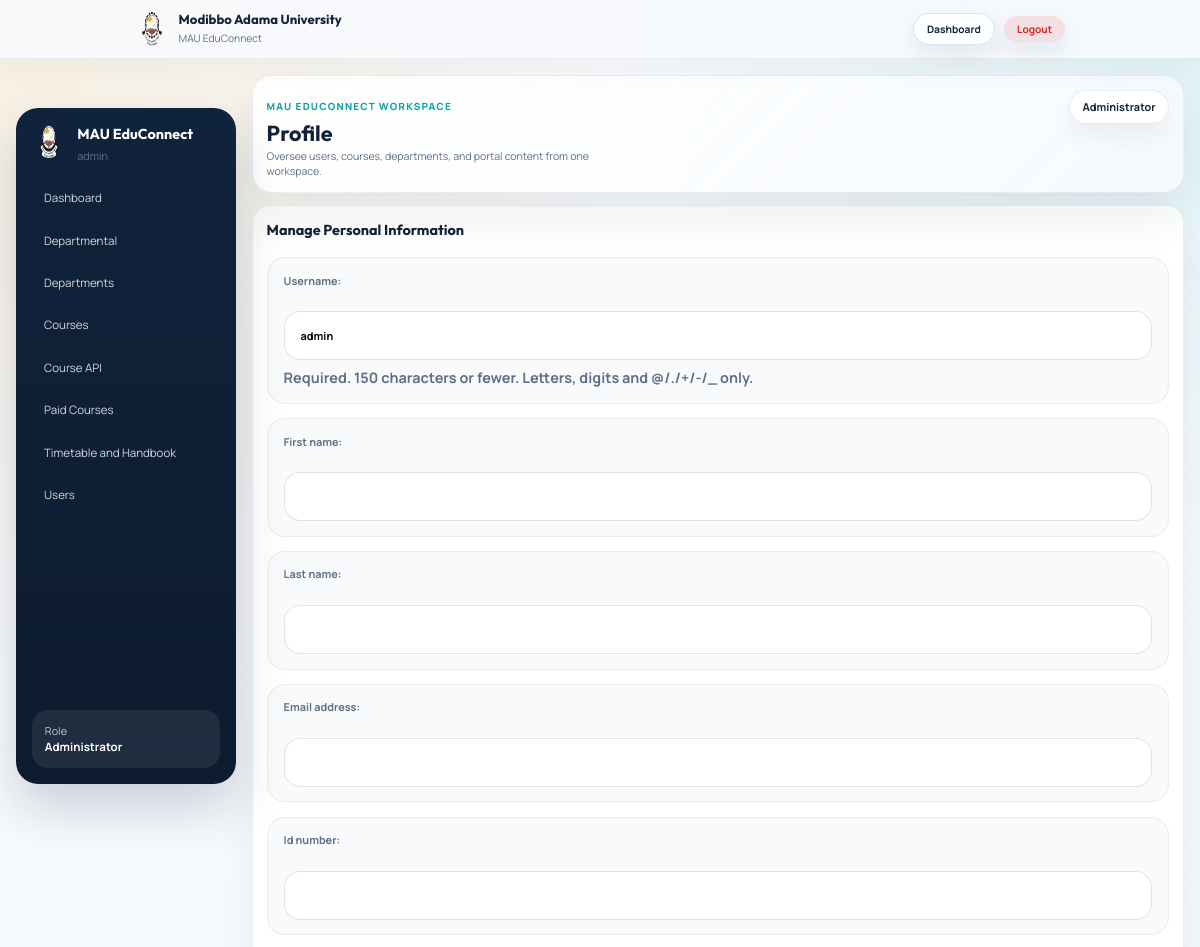
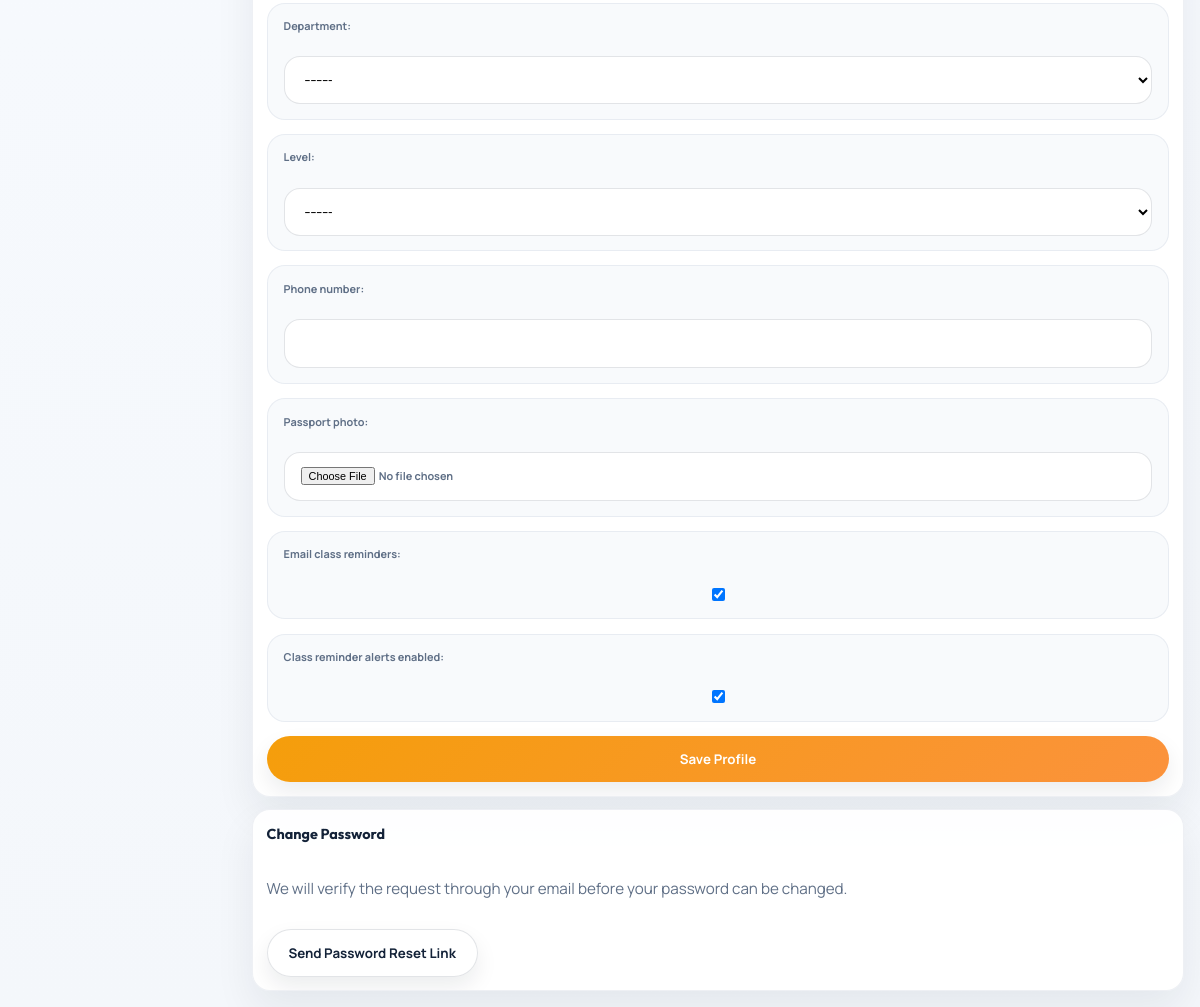
The app's page /profile/ (signed in) with its own data (2 pictures, top to bottom).
### portal/models.py (models this page shows, shortened)
class User(AbstractUser):
    class Role(models.TextChoices):
        ADMIN = "admin", "Admin"
        STUDENT = "student", "Student"
        LECTURER = "lecturer", "Lecturer"
    role = models.CharField(max_length=20, choices=Role.choices, default=Role.STUDENT)
    department = models.ForeignKey(
        Department,
        null=True,
        blank=True,
        on_delete=models.SET_NULL,
        related_name="users",
    )
    level = models.CharField(max_length=20, choices=LEVEL_CHOICES, blank=True)
    id_number = models.CharField(max_length=30, unique=True, null=True, blank=True)
    phone_number = models.CharField(max_length=30, blank=True)
    passport_photo = models.FileField(
        upload_to="passports/%Y/%m/",
        blank=True,
        validators=[FileExtensionValidator(allowed_extensions=["jpg", "jpeg", "png"])],
    )
    is_approved = models.BooleanField(default=True)
    email_class_reminders = models.BooleanField(default=True)
    browser_alerts_enabled = models.BooleanField(default=False)
    class_reminder_alerts_enabled = models.BooleanField(default=False)
    class Meta:
        ordering = ["username"]
    @property
    def full_name(self):
        return self.get_full_name() or self.username

### portal/views.py (the view)
# urls.py: path("profile/", views.profile, name="profile"),
@role_required(User.Role.STUDENT, User.Role.LECTURER)
def profile(request):
    form_class = LecturerProfileForm if request.user.role == User.Role.LECTURER else StudentProfileForm
    form = form_class(instance=request.user)
    if request.method == "POST":
        form = form_class(request.POST, request.FILES, instance=request.user)
        if form.is_valid():
            form.save()
            messages.success(request, "Your profile information has been updated.")
            return redirect("portal:profile")
    return render(
        request,
        "portal/profile.html",
        dashboard_context(
            request,
            "Profile",
            form=form,
            browser_alerts_enabled=request.user.browser_alerts_enabled,
        ),
    )

### portal/forms.py
class StudentProfileForm(BaseProfileForm):
    class Meta(BaseProfileForm.Meta):
        fields = BaseProfileForm.Meta.fields

### portal/views.py (called while the page is built)
def role_required(*roles):
    def decorator(view_func):
        @wraps(view_func)
        def _wrapped(request, *args, **kwargs):
            if not request.user.is_authenticated:
                return redirect("portal:home")
            if request.user.role == User.Role.LECTURER and not request.user.is_approved:
                logout(request)
                messages.warning(request, "Your lecturer account is awaiting admin approval.")
                return redirect("portal:home")
            if request.user.is_superuser or request.user.role in roles:
                return view_func(request, *args, **kwargs)
            raise PermissionDenied
        return never_cache(_wrapped)
    return decorator

def dashboard_context(request, title, **extra):
    context = {"section_title": title, "sidebar_links": sidebar_links(request)}
    context.update(extra)
    return context

### templates/portal/profile.html (shortened to what this page needs)
{% extends 'portal/dashboard_base.html' %}
{% block dashboard_content %}
<section class="panel-card">
    <div class="panel-head">
        <h2>Manage Personal Information</h2>
    </div>
    <form method="post" enctype="multipart/form-data" class="stack-form">
        {{ form.as_p }}
        <button type="submit" class="primary-btn">Save Profile</button>
    </form>
</section>
<section class="panel-card">
    <div class="panel-head">
        <h2>Change Password</h2>
    </div>
    <p class="muted-note">We will verify the request through your email before your password can be changed.</p>
    <form method="post" action="{% url 'portal:profile-password-reset' %}">
        <button type="submit" class="ghost-btn">Send Password Reset Link</button>
    </form>
</section>
{% endblock %}

### templates/portal/dashboard_base.html (shortened to what this page needs)
{% extends 'base.html' %}
{% load static %}
{% block body_class %}dashboard-page{% endblock %}
{% block content %}
<main class="dashboard-layout" data-dashboard-layout>
    <aside class="dashboard-sidebar" id="dashboard-sidebar" data-dashboard-sidebar aria-label="Dashboard navigation">
        <div class="sidebar-brand">
            <img src="{% static 'images/sch-logo.png' %}" alt="MAU EduConnect logo">
            <div>
                <h3>MAU EduConnect</h3>
                <p>{{ request.user.full_name }}</p>
            </div>
        </div>
        <ul class="sidebar-menu">
            {% for item in sidebar_links %}
                <li>
                    {% if item.children %}
                        <details class="sidebar-dropdown" {% if item.active %}open{% endif %}>
                            <summary class="{% if item.active %}active{% endif %}">{{ item.label }}</summary>
                        </details>
                    {% else %}
                        <a href="{{ item.url }}" class="{% if item.active %}active{% endif %}">{{ item.label }}</a>
                    {% endif %}
                </li>
            {% endfor %}
        </ul>
        <div class="sidebar-note">
            <span>Role</span>
            <strong>{% if request.user.is_superuser %}Administrator{% else %}{{ request.user.get_role_display }}{% endif %}</strong>
        </div>
    </aside>
    <section class="dashboard-main">
        <div class="dashboard-topbar">
            <div class="dashboard-topbar-copy">
                <div class="dashboard-title-block">
                    <p class="eyebrow">MAU EduConnect Workspace</p>
                    <h1>{{ section_title }}</h1>
                    <p class="dashboard-topbar-summary">
                        {% if request.user.role == "student" %}
                            Keep your courses, downloads, messages, and payments in one calm workspace.
                        {% elif request.user.role == "lecturer" %}
                            Manage courses, materials, student access, and announcements from one workspace.
                        {% else %}
                            Oversee users, courses, departments, and portal content from one workspace.
                        {% endif %}
                    </p>
                </div>
            </div>
            <div class="dashboard-meta">
                <span class="dashboard-role-chip">{% if request.user.is_superuser %}Administrator{% else %}{{ request.user.get_role_display }}{% endif %}</span>
            </div>
        </div>
        {% block dashboard_content %}{% endblock %}
    </section>
</main>
{% endblock %}

### templates/base.html (shortened to what this page needs)
{% load static %}
<!DOCTYPE html>
<html lang="en">
<head>
    <link rel="stylesheet" href="{% static 'css/app.css' %}">
</head>
<body class="{% block body_class %}{% endblock %}">
    <header class="site-header">
        <div class="container nav-shell">
            <a href="{% url 'portal:home' %}" class="brand-mark">
                <img src="{% static 'images/sch-logo.png' %}" alt="MAU EduConnect logo">
                <span>
                    <strong>Modibbo Adama University</strong>
                    <small>MAU EduConnect</small>
                </span>
            </a>
            {% if request.user.is_authenticated %}
                <div class="header-actions">
                    <a href="{% url 'portal:dashboard' %}" class="ghost-btn small">Dashboard</a>
                    <form method="post" action="{% url 'portal:logout' %}" class="logout-form header-logout">
                        <button type="submit" class="danger-btn small">Logout</button>
                    </form>
                </div>
            {% endif %}
        </div>
    </header>
    {% block content %}{% endblock %}
</body>
</html>

### records on screen
User: user.full_name "admin", username "admin", department "---------", level "---------", email_class_reminders "☑", class_reminder_alerts_enabled "☑"

### other values on screen
{{ item.label }} "Dashboard" "Departments" "Courses" "Course API" "Paid Courses" "Timetable and Handbook" "Users"
{{ item.label }} "Departmental"
{{ section_title }} "Profile"
